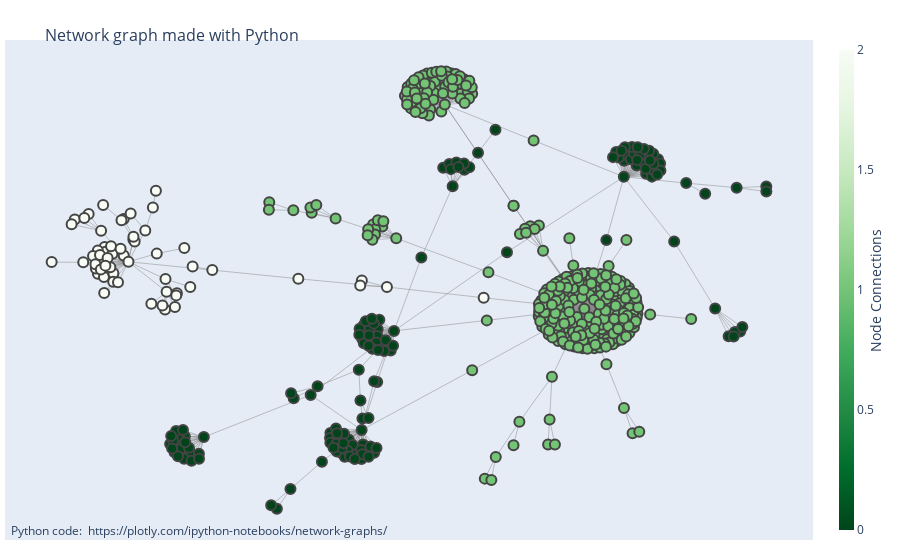

Source (notebook cell):
### Code cell
fig = go.Figure(data=[edge_trace, node_trace],
             layout=go.Layout(
                title='<br>Network graph made with Python',
                titlefont_size=16,
                showlegend=False,
                hovermode='closest',
                margin=dict(b=20,l=5,r=5,t=40),
                annotations=[ dict(
                    text="Python code: <a href='https://plotly.com/ipython-notebooks/network-graphs/'> https://plotly.com/ipython-notebooks/network-graphs/</a>",
                    showarrow=False,
                    xref="paper", yref="paper",
                    x=0.005, y=-0.002 ) ],
                xaxis=dict(showgrid=False, zeroline=False, showticklabels=False),
                yaxis=dict(showgrid=False, zeroline=False, showticklabels=False))
                )
fig.show()

### Figure 1 — Plotly figure (JSON) as saved in the notebook; plotly's stock layout.template omitted (floating-point values rounded to 4 significant figures; data arrays with more than 128 entries replaced by an {"elided": "..."} marker saying what was removed)
{"data": [{"hoverinfo": "none", "line": {"color": "#888", "width": 0.5}, "mode": "lines", "type": "scatter", "x": {"elided": "1680 float values"}, "y": {"elided": "1680 float values"}}, {"hoverinfo": "text", "marker": {"color": {"elided": "554 int values"}, "colorbar": {"thickness": 15, "title": {"side": "right", "text": "Node Connections"}, "xanchor": "left"}, "colorscale": [[0, "rgb(247,252,245)"], [0.125, "rgb(229,245,224)"], [0.25, "rgb(199,233,192)"], [0.375, "rgb(161,217,155)"], [0.5, "rgb(116,196,118)"], [0.625, "rgb(65,171,93)"], [0.75, "rgb(35,139,69)"], [0.875, "rgb(0,109,44)"], [1, "rgb(0,68,27)"]], "line": {"width": 2}, "reversescale": true, "showscale": true, "size": 10}, "mode": "markers", "text": {"elided": "554 str values"}, "type": "scatter", "x": {"elided": "554 float values"}, "y": {"elided": "554 float values"}}], "layout": {"annotations": [{"showarrow": false, "text": "Python code: <a href='https://plotly.com/ipython-notebooks/network-graphs/'> https://plotly.com/ipython-notebooks/network-graphs/</a>", "x": 0.005, "xref": "paper", "y": -0.002, "yref": "paper"}], "hovermode": "closest", "margin": {"b": 20, "l": 5, "r": 5, "t": 40}, "showlegend": false, "title": {"font": {"size": 16}, "text": "<br>Network graph made with Python"}, "xaxis": {"showgrid": false, "showticklabels": false, "zeroline": false}, "yaxis": {"showgrid": false, "showticklabels": false, "zeroline": false}}}
